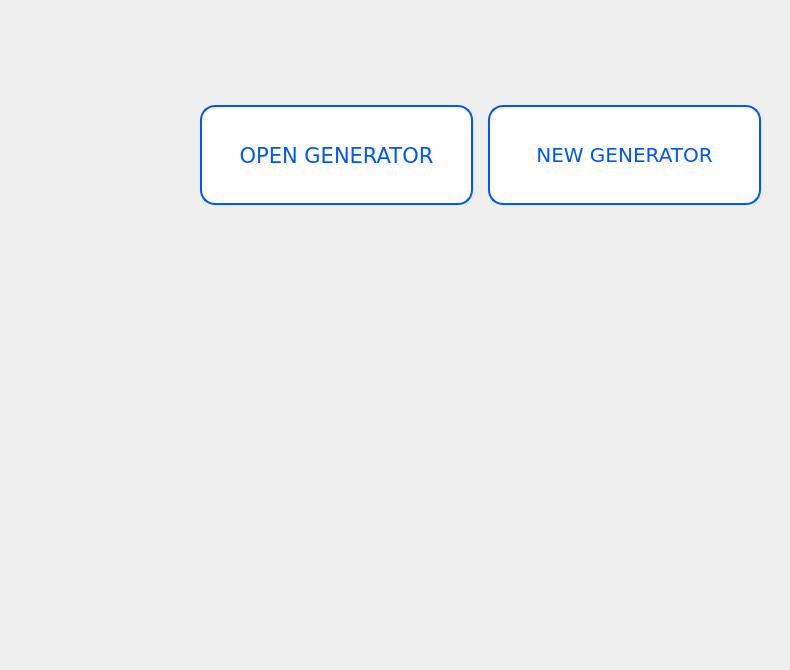
    <widget class="QWidget" name="menu_page">
     <widget class="QLabel" name="label">
      <property name="geometry">
       <rect>
        <x>190</x>
        <y>310</y>
        <width>591</width>
        <height>351</height>
       </rect>
      </property>
      <property name="text">
       <string/>
      </property>
      <property name="pixmap">
       <pixmap>../vana_scanmaster.jpg</pixmap>
      </property>
      <property name="scaledContents">
       <bool>true</bool>
      </property>
     </widget>
     <widget class="QWidget" name="horizontalLayoutWidget">
      <property name="geometry">
       <rect>
        <x>190</x>
        <y>50</y>
        <width>581</width>
        <height>211</height>
       </rect>
      </property>
      <layout class="QHBoxLayout" name="new_old_generator">
       <property name="spacing">
        <number>15</number>
       </property>
       <property name="leftMargin">
        <number>10</number>
       </property>
       <property name="topMargin">
        <number>10</number>
       </property>
       <property name="rightMargin">
        <number>10</number>
       </property>
       <property name="bottomMargin">
        <number>10</number>
       </property>
       <item>
        <widget class="QPushButton" name="exist_project_btn">
         <property name="sizePolicy">
          <sizepolicy hsizetype="Preferred" vsizetype="Fixed">
           <horstretch>0</horstretch>
           <verstretch>0</verstretch>
          </sizepolicy>
         </property>
         <property name="minimumSize">
          <size>
           <width>200</width>
           <height>100</height>
          </size>
         </property>
         <property name="font">
          <font>
           <family>Verdana</family>
           <pointsize>16</pointsize>
          </font>
         </property>
         <property name="toolTip">
          <string>&lt;html&gt;&lt;head/&gt;&lt;body&gt;&lt;p&gt;&lt;span style=&quot; font-size:9pt;&quot;&gt;Otestuje se již vytvořená trajektorie&lt;/span&gt;&lt;/p&gt;&lt;/body&gt;&lt;/html&gt;</string>
         </property>
         <property name="styleSheet">
          <string notr="true">color: rgb(0, 85, 255);
background-color: rgb(255, 255, 255);
border-radius: 15px;
border: 2px solid #00AEEF;
border-color: rgb(0, 85, 255);</string>
         </property>
         <property name="text">
          <string>OPEN GENERATOR</string>
         </property>
         <property name="icon">
          <iconset theme="QIcon::ThemeIcon::FolderOpen"/>
         </property>
         <property name="iconSize">
          <size>
           <width>30</width>
           <height>30</height>
          </size>
         </property>
        </widget>
       </item>
       <item>
        <widget class="QPushButton" name="new_project_btn">
         <property name="sizePolicy">
          <sizepolicy hsizetype="Preferred" vsizetype="Fixed">
           <horstretch>0</horstretch>
           <verstretch>0</verstretch>
          </sizepolicy>
         </property>
         <property name="minimumSize">
          <size>
           <width>200</width>
           <height>100</height>
          </size>
         </property>
         <property name="font">
          <font>
           <family>Verdana</family>
           <pointsize>15</pointsize>
           <bold>false</bold>
          </font>
         </property>
         <property name="toolTip">
          <string>&lt;html&gt;&lt;head/&gt;&lt;body&gt;&lt;p&gt;Vytvoří se nová trajektorie pro konkrétní díl&lt;/p&gt;&lt;/body&gt;&lt;/html&gt;</string>
         </property>
         <property name="styleSheet">
          <string notr="true">color: rgb(0, 85, 255);
border-radius: 15px;
background-color: rgb(255, 255, 255);
border: 2px solid #00AEEF;
border-color: rgb(0, 85, 255);</string>
         </property>
         <property name="text">
          <string>NEW GENERATOR</string>
         </property>
         <property name="icon">
          <iconset theme="QIcon::ThemeIcon::DocumentNew"/>
         </property>
         <property name="iconSize">
          <size>
           <width>30</width>
           <height>30</height>
          </size>
         </property>
        </widget>
       </item>
      </layout>
     </widget>
    </widget>
